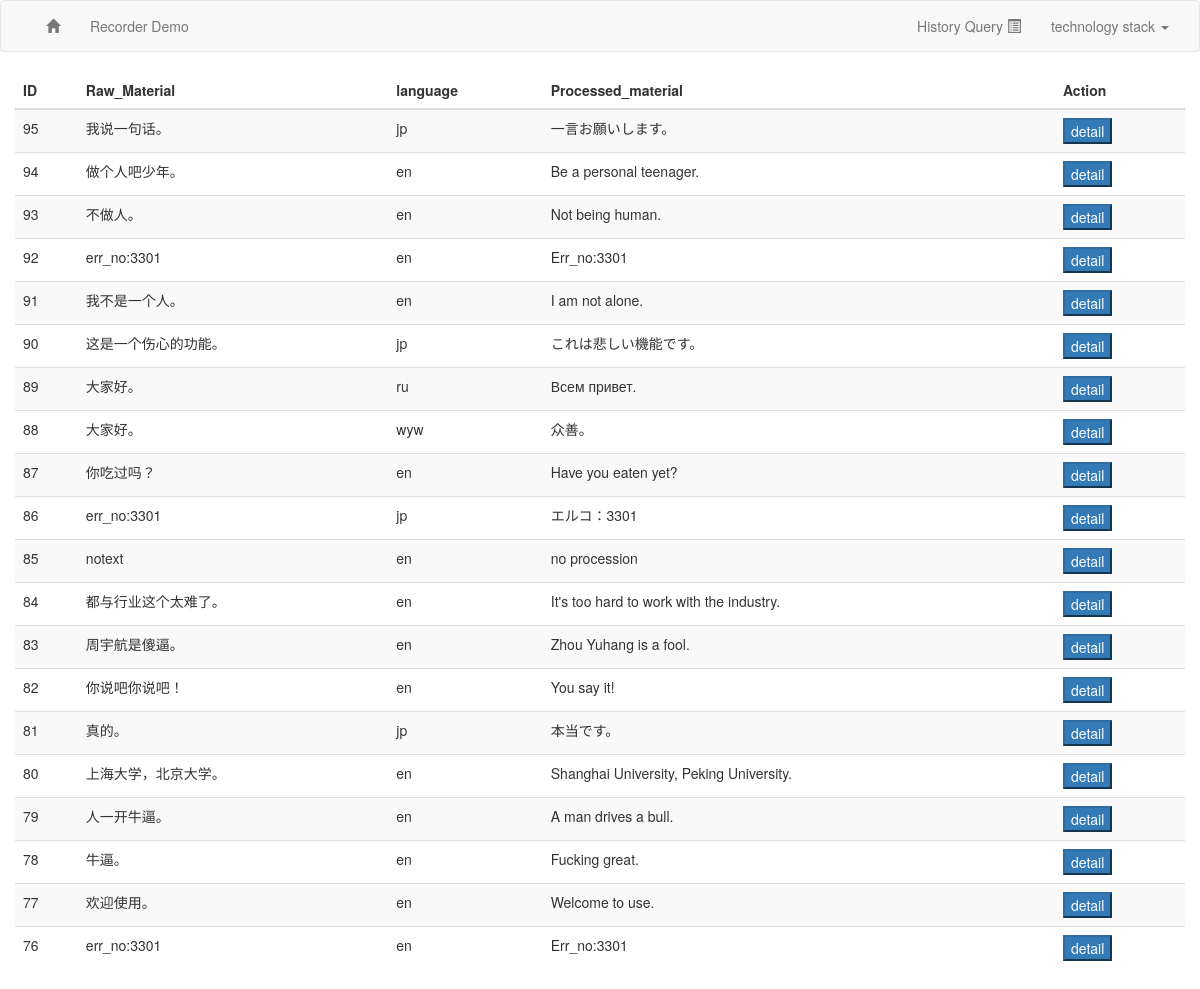
/recorder/table/, run on the app's committed database.
### recorder/models.py (models this page shows)
class text(models.Model):
    text_raw = models.CharField(max_length=200,default="notext")
    text_processed = models.CharField(max_length=200,default="no procession")
    language = models.CharField(max_length=20,default="en")
    wav = models.ForeignKey(Wav, on_delete=models.CASCADE)

### recorder/views.py (the view)
# urls.py: path('table/', views.table_list, name="table"),
def table_list(request):
    list = text.objects.order_by('-id')[:20]
    content = {'latest_text_list': list}
    return render(request, 'recorder/table-list.html', content)

### recorder/templates/recorder/table-list.html (shortened to what this page needs)
<!DOCTYPE html>
<html lang="en">
<head>
    <link href="https://cdn.jsdelivr.net/npm/bootstrap@3.3.7/dist/css/bootstrap.min.css" rel="stylesheet">
</head>
<body>
    <nav class="navbar navbar-default">
        <div class="container-fluid">
            <div class="collapse navbar-collapse" id="bs-example-navbar-collapse-1">
      <ul class="nav navbar-nav">
        <li><a href="/recorder/"><span class="glyphicon glyphicon glyphicon-home"></span></a></li>
        <li><a href="#">Recorder Demo</a></li>
      </ul>
      <ul class="nav navbar-nav navbar-right">
        <li><a href="/recorder/table/">History Query <span class="glyphicon glyphicon glyphicon-list-alt"></span></a></li>
        <li class="dropdown">
          <a href="#" class="dropdown-toggle" data-toggle="dropdown" role="button" aria-haspopup="true" aria-expanded="false">technology stack <span class="caret"></span></a>
        </li>
      </ul>
    </div>
        </div>
    </nav>
        <div class="container-fluid">
            <table class="table table-hover table-striped">
                <thead>
                <th>ID</th>
                <th>Raw_Material</th>
                <th>language</th>
                <th>Processed_material</th>
                <th>Action</th>
                </thead>
                <tbody>
                {% if latest_text_list %}
                    {% for text in latest_text_list %}
                        <tr>
                            <td>{{ text.id }}</td>
                            <td>{{ text.text_raw }}</td>
                            <td>{{ text.language }}</td>
                            <td>{{ text.text_processed }}</td>
                            <td><button type="button" class="btn-primary" id="{{ text.wav_id }}">detail</button></td>
                        </tr>
                    {% endfor %}
                {% endif %}
            </tbody>
            </table>
        </div>
</body>
</html>

### data on the page
text: id "95", text_raw "我说一句话。", language "jp", text_processed "一言お願いします。"
text: id "94", text_raw "做个人吧少年。", language "en", text_processed "Be a personal teenager."
text: id "93", text_raw "不做人。", language "en", text_processed "Not being human."
text: id "92", text_raw "err_no:3301", language "en", text_processed "Err_no:3301"
text: id "91", text_raw "我不是一个人。", language "en", text_processed "I am not alone."
text: id "90", text_raw "这是一个伤心的功能。", language "jp", text_processed "これは悲しい機能です。"
text: id "89", text_raw "大家好。", language "ru", text_processed "Всем привет."
text: id "88", text_raw "大家好。", language "wyw", text_processed "众善。"
text: id "87", text_raw "你吃过吗？", language "en", text_processed "Have you eaten yet?"
text: id "86", text_raw "err_no:3301", language "jp", text_processed "エルコ：3301"
text: id "85", text_raw "notext", language "en", text_processed "no procession"
text: id "84", text_raw "都与行业这个太难了。", language "en", text_processed "It's too hard to work with the industry."
text: id "83", text_raw "周宇航是傻逼。", language "en", text_processed "Zhou Yuhang is a fool."
text: id "82", text_raw "你说吧你说吧！", language "en", text_processed "You say it!"
text: id "81", text_raw "真的。", language "jp", text_processed "本当です。"
text: id "80", text_raw "上海大学，北京大学。", language "en", text_processed "Shanghai University, Peking University."
text: id "79", text_raw "人一开牛逼。", language "en", text_processed "A man drives a bull."
text: id "78", text_raw "牛逼。", language "en", text_processed "Fucking great."
text: id "77", text_raw "欢迎使用。", language "en", text_processed "Welcome to use."
text: id "76", text_raw "err_no:3301", language "en", text_processed "Err_no:3301"
